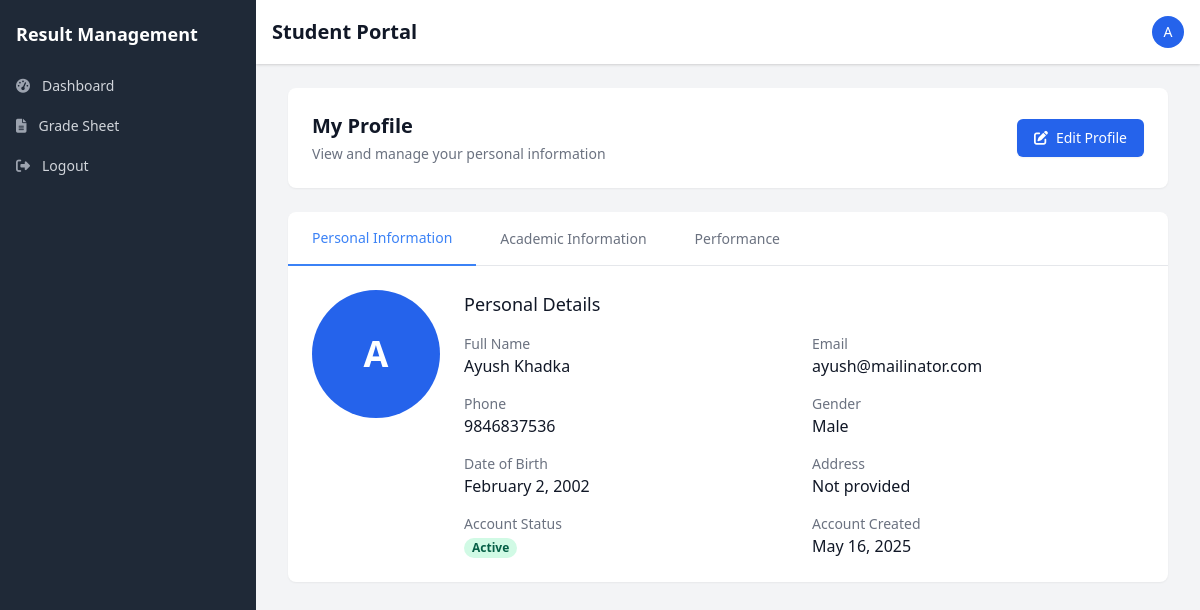
Page /Student/student_profile.php (signed in) on the committed database.
### tables this page shows
CREATE TABLE `students` (
  `student_id` varchar(20) NOT NULL,
  `user_id` int(11) NOT NULL,
  `roll_number` varchar(20) NOT NULL,
  `registration_number` varchar(30) NOT NULL,
  `class_id` int(11) DEFAULT NULL,
  `batch_year` year(4) NOT NULL,
  `date_of_birth` date DEFAULT NULL,
  `gender` enum('male','female','other') DEFAULT NULL,
  `address` text DEFAULT NULL,
  `phone` varchar(20) DEFAULT NULL,
  `parent_name` varchar(100) DEFAULT NULL,
  `parent_phone` varchar(20) DEFAULT NULL,
  `parent_email` varchar(100) DEFAULT NULL,
  `is_active` tinyint(1) NOT NULL DEFAULT 1,
  `created_at` timestamp NOT NULL DEFAULT current_timestamp(),
  `updated_at` timestamp NOT NULL DEFAULT current_timestamp() ON UPDATE current_timestamp(),
  `section_id` int(11) DEFAULT NULL
);

CREATE TABLE `users` (
  `user_id` int(11) NOT NULL,
  `username` varchar(50) NOT NULL,
  `password` varchar(255) NOT NULL,
  `full_name` varchar(100) NOT NULL,
  `email` varchar(100) NOT NULL,
  `gender` enum('male','female','other') DEFAULT NULL,
  `role` enum('admin','teacher','student') NOT NULL,
  `status` enum('active','inactive','pending','locked') DEFAULT 'active',
  `profile_image` varchar(255) DEFAULT NULL,
  `last_login` datetime DEFAULT NULL,
  `failed_login_attempts` int(11) NOT NULL DEFAULT 0,
  `last_failed_login` datetime DEFAULT NULL,
  `password_reset_token` varchar(100) DEFAULT NULL,
  `password_reset_expires` datetime DEFAULT NULL,
  `email_verified` tinyint(1) NOT NULL DEFAULT 0,
  `email_verification_token` varchar(100) DEFAULT NULL,
  `created_at` timestamp NOT NULL DEFAULT current_timestamp(),
  `updated_at` timestamp NOT NULL DEFAULT current_timestamp() ON UPDATE current_timestamp(),
  `phone` varchar(20) DEFAULT NULL,
  `address` varchar(255) DEFAULT NULL
);

### Student/student_profile.php (the view, shortened to what this page needs)
<?php
$conn = new mysqli('localhost', 'root', '', 'result_management');
$user_id = $_SESSION['user_id'];
$stmt = $conn->prepare("SELECT s.*, c.class_name, c.section, c.academic_year, u.full_name, u.email, u.phone, u.status, u.created_at as account_created
                      FROM students s
                      JOIN classes c ON s.class_id = c.class_id
                      JOIN users u ON s.user_id = u.user_id
                      WHERE s.user_id = ?");
$stmt->bind_param("i", $user_id);
$stmt->execute();
$result = $stmt->get_result();
$student = $result->fetch_assoc();
?>
<!DOCTYPE html>
<html lang="en">
<head>
    <link rel="stylesheet" href="https://cdnjs.cloudflare.com/ajax/libs/font-awesome/6.4.0/css/all.min.css">
    <link href="https://cdn.jsdelivr.net/npm/tailwindcss@2.2.19/dist/tailwind.min.css" rel="stylesheet">
</head>
<body class="bg-gray-100" id="body">
    <div class="flex h-screen overflow-hidden">
        <?php include('./includes/student_sidebar.php'); ?>
        <div class="flex flex-col flex-1 w-0 overflow-hidden">
            <?php include('./includes/top_navigation.php'); ?>
            <main class="flex-1 relative overflow-y-auto focus:outline-none">
                <div class="py-6">
                    <div class="max-w-7xl mx-auto px-4 sm:px-6 md:px-8">
                        <div class="bg-white shadow-sm rounded-lg p-6 mb-6">
                            <div class="flex flex-col md:flex-row md:items-center md:justify-between">
                                <div>
                                    <h2 class="text-xl font-bold text-gray-900">My Profile</h2>
                                    <p class="mt-1 text-sm text-gray-500">View and manage your personal information</p>
                                </div>
                                <div class="mt-4 md:mt-0">
                                    <button id="edit-profile-btn" class="inline-flex items-center px-4 py-2 border border-transparent rounded-md shadow-sm text-sm font-medium text-white bg-blue-600 hover:bg-blue-700 focus:outline-none focus:ring-2 focus:ring-offset-2 focus:ring-blue-500">
                                        <i class="fas fa-edit mr-2"></i> Edit Profile
                                    </button>
                                </div>
                            </div>
                        </div>
                        <div class="bg-white shadow-sm rounded-lg overflow-hidden mb-6">
                            <div class="border-b border-gray-200">
                                <nav class="flex -mb-px">
                                    <button id="tab-personal" class="tab-active py-4 px-6 text-sm font-medium">
                                        Personal Information
                                    </button>
                                    <button id="tab-academic" class="text-gray-500 hover:text-gray-700 py-4 px-6 text-sm font-medium">
                                        Academic Information
                                    </button>
                                    <button id="tab-performance" class="text-gray-500 hover:text-gray-700 py-4 px-6 text-sm font-medium">
                                        Performance
                                    </button>
                                </nav>
                            </div>
                            <div id="content-personal" class="p-6">
                                <div class="flex flex-col md:flex-row">
                                    <div class="flex-shrink-0 mb-6 md:mb-0 md:mr-6">
                                        <div class="h-32 w-32 rounded-full bg-blue-600 flex items-center justify-center text-white text-4xl font-bold">
                                            <?php echo substr($student['full_name'], 0, 1); ?>
                                        </div>
                                    </div>
                                    <div class="flex-grow">
                                        <h3 class="text-lg font-medium text-gray-900 mb-4">Personal Details</h3>
                                        <div class="grid grid-cols-1 md:grid-cols-2 gap-4">
                                            <div>
                                                <p class="text-sm font-medium text-gray-500">Full Name</p>
                                                <p class="text-base text-gray-900"><?php echo htmlspecialchars($student['full_name']); ?></p>
                                            </div>
                                            <div>
                                                <p class="text-sm font-medium text-gray-500">Email</p>
                                                <p class="text-base text-gray-900"><?php echo htmlspecialchars($student['email']); ?></p>
                                            </div>
                                            <div>
                                                <p class="text-sm font-medium text-gray-500">Phone</p>
                                                <p class="text-base text-gray-900"><?php echo !empty($student['phone']) ? htmlspecialchars($student['phone']) : 'Not provided'; ?></p>
                                            </div>
                                            <div>
                                                <p class="text-sm font-medium text-gray-500">Gender</p>
                                                <p class="text-base text-gray-900"><?php echo !empty($student['gender']) ? ucfirst(htmlspecialchars($student['gender'])) : 'Not specified'; ?></p>
                                            </div>
                                            <div>
                                                <p class="text-sm font-medium text-gray-500">Date of Birth</p>
                                                <p class="text-base text-gray-900"><?php echo !empty($student['date_of_birth']) ? date('F j, Y', strtotime($student['date_of_birth'])) : 'Not provided'; ?></p>
                                            </div>
                                            <div>
                                                <p class="text-sm font-medium text-gray-500">Address</p>
                                                <p class="text-base text-gray-900"><?php echo !empty($student['address']) ? htmlspecialchars($student['address']) : 'Not provided'; ?></p>
                                            </div>
                                            <div>
                                                <p class="text-sm font-medium text-gray-500">Account Status</p>
                                                <p class="text-base">
                                                    <?php if ($student['status'] == 'active'): ?>
                                                        <span class="px-2 inline-flex text-xs leading-5 font-semibold rounded-full bg-green-100 text-green-800">
                                                            Active
                                                        </span>
                                                    <?php elseif ($student['status'] == 'inactive'): ?>
                                                        <span class="px-2 inline-flex text-xs leading-5 font-semibold rounded-full bg-red-100 text-red-800">
                                                            Inactive
                                                        </span>
                                                    <?php else: ?>
                                                        <span class="px-2 inline-flex text-xs leading-5 font-semibold rounded-full bg-yellow-100 text-yellow-800">
                                                            Pending
                                                        </span>
                                                    <?php endif; ?>
                                                </p>
                                            </div>
                                            <div>
                                                <p class="text-sm font-medium text-gray-500">Account Created</p>
                                                <p class="text-base text-gray-900"><?php echo date('F j, Y', strtotime($student['account_created'])); ?></p>
                                            </div>
                                        </div>
                                    </div>
                                </div>
                            </div>
                        </div>
                    </div>
                </div>
            </main>
        </div>
    </div>
</body>
</html>

### Student/student_profile.php (style rules this page uses)
.tab-active { border-bottom: 2px solid #3b82f6; color: #3b82f6; }

### rows in the picture
students: user.full_name "A", user.full_name "Ayush Khadka", user.email "ayush@mailinator.com", user.phone "9846837536", gender "Male", date_of_birth "February 2, 2002", user.created_at "May 16, 2025"

### other values in the picture
substr($_SESSION['full_name'] ?? 'U', 0, 1) "A"
